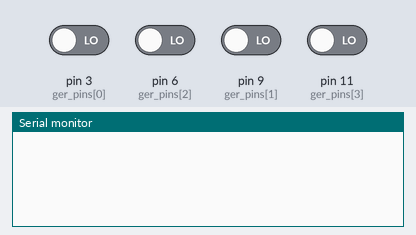
Recording of a sketch running on a simulated Arduino Uno, built with avr-gcc and run on an emulated ATmega328P. On the bench: the last lines printed to the serial monitor. Inputs (shaded band) come from the test bench; at power-on: pin 3 (ger_pins[0]), pin 6 (ger_pins[2]), pin 9 (ger_pins[1]), pin 11 (ger_pins[3]) LOW.

Above: at 1.2 s.
1.3 s: pin 3 (ger_pins[0]) driven HIGH
At 2.4 s:
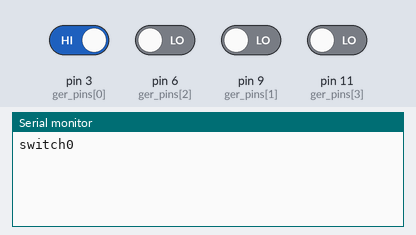
2.8 s: pin 6 (ger_pins[2]) driven HIGH
At 2.91 s:
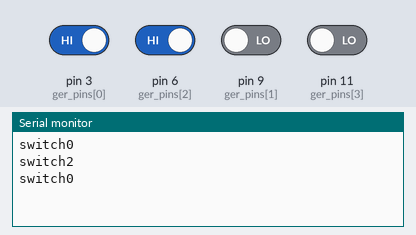
4.3 s: pin 9 (ger_pins[1]) driven HIGH
5.8 s: pin 11 (ger_pins[3]) driven HIGH
At 6.8 s:
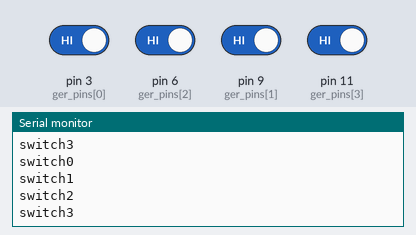
Timing chart, 0 to 8.3 s (numbered marks = the images above; inputs shaded):
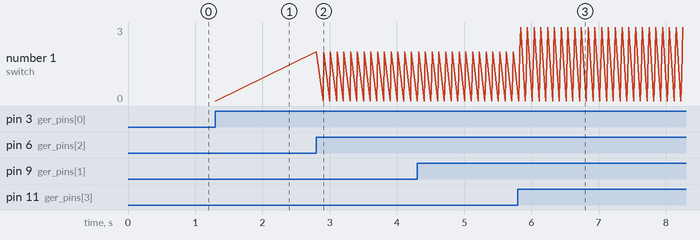

Measured:
- after the input at 1.3 s, the serial monitor: prints a new line at once (image 1)
- after the input at 2.8 s, the serial monitor: prints a new line at once (image 2)
- after the input at 5.8 s, the serial monitor: prints a new line at once (image 3)
- plotted number 1: 0 → 2 after the input at 2.8 s, 2 → 3 after the input at 5.8 s

The sketch:

koleso.ino
```cpp
const int ger_count = 4;
const int ger_pins[ger_count] = {3,9,6,11};
int save_ger_no = -1;

void setup() {
  Serial.begin(9600);
}

void loop() {
   for (int ger_no = 0 ; ger_no < ger_count; ++ger_no)  {
     if (digitalRead(ger_pins[ger_no])) {
        if (save_ger_no != ger_no) {
          Serial.print("switch");
          Serial.println(ger_no);
          save_ger_no = ger_no;
        }
     };
   }
   delay(100);
}
```
